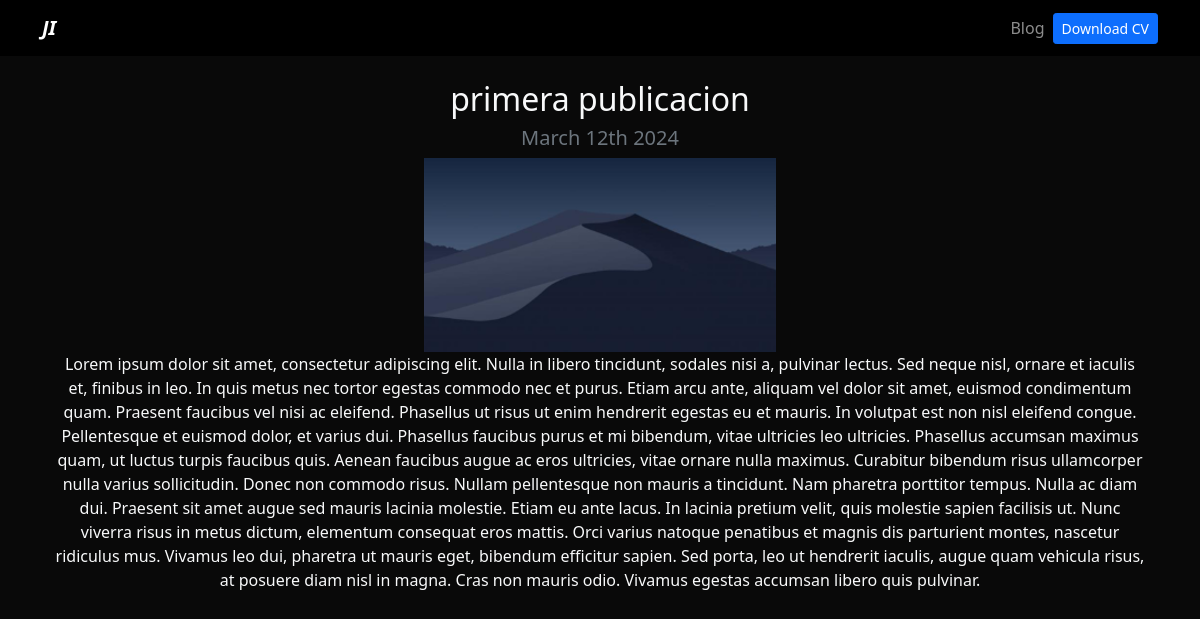
The page /blog/1 on the database its author committed.
### blog/models.py (models this page shows, shortened)
class Post(models.Model):
    title = models.CharField(max_length=100)
    description = models.TextField()
    image = models.ImageField(upload_to="blog/images")
    date = models.DateField(default=datetime.date.today)

### blog/views.py (the view)
# urls.py: path("<int:post_id>", views.post_detail, name="post_detail"),
def post_detail(request, post_id):
    post = get_object_or_404(Post, pk=post_id)
    return render(request, 'post_detail.html', {"post": post})

### blog/templates/post_detail.html
{% extends 'layout.html' %}
{% block content %}
<div class="text-center">
    <h2>{{ post.title }}</h2>
    <h3 class="my-2 h5 text-muted">{{post.date|date:'F jS Y'}}</h3>
    <img src="{{ post.image.url }}" alt="{{ post.title }}" class="img-fluid">
    <div class="mu-4">
        <p>{{post.description|safe}}</p>
    </div>
</div>
{% endblock %}

### portafolio/static/main.css (style rules this page uses)
body { background: #090909; }

### rows shown on the page
Post: title "primera publicacion", date "March 12th 2024", image (picture), description "Lorem ipsum dolor sit amet, consectetur adipiscing elit. Nulla in libero tincidunt, sodales nisi a, pulvinar lectus. Sed neque nisl, ornare et iaculis et, finibus in leo. In quis metus nec tortor egestas commodo nec et purus. Etiam arcu ante, aliquam vel dolor sit amet, euismod condimentum quam. Praesent faucibus vel nisi ac eleifend. Phasellus ut risus ut enim hendrerit egestas eu et mauris. In volutpat est non nisl eleifend congue. Pellentesque et euismod dolor, et varius dui. Phasellus faucibus purus et mi bibendum, vitae ultricies leo ultricies. Phasellus accumsan maximus quam, ut luctus turpis faucibus quis. Aenean faucibus augue ac eros ultricies, vitae ornare nulla maximus. Curabitur…"
